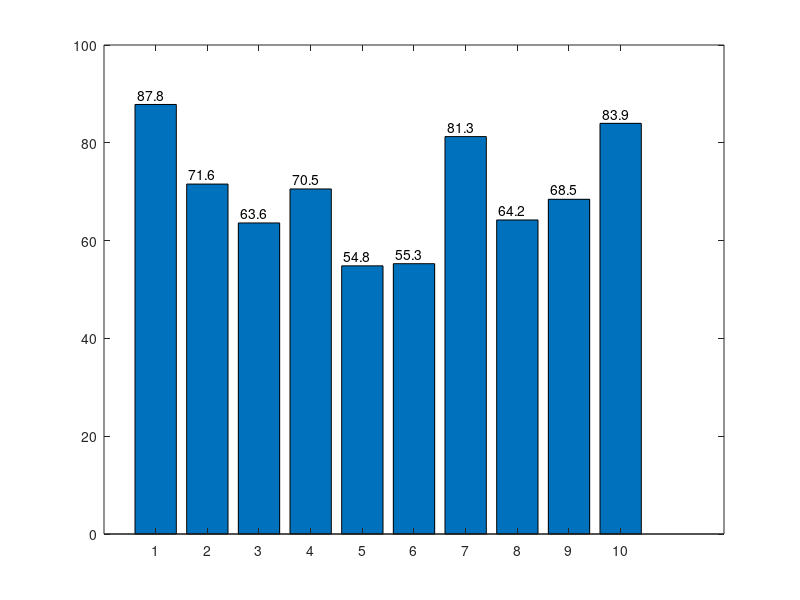

Recreate this plot in MATLAB. (Note: this script raises an error after producing the figure.)
% iOS
x=[1 2 3 4 5 6 7 8 9 10];
y=[87.84 71.56 63.61 70.56 54.84 55.28 81.27 64.22 68.45 83.98];

b = bar(x,y);

text(x(1)-0.36,y(1)+2,'87.8');
text(x(2)-0.36,y(2)+2,'71.6');
text(x(3)-0.36,y(3)+2,'63.6');
text(x(4)-0.36,y(4)+2,'70.5');
text(x(5)-0.36,y(5)+2,'54.8');
text(x(6)-0.36,y(6)+2,'55.3');
text(x(7)-0.36,y(7)+2,'81.3');
text(x(8)-0.36,y(8)+2,'64.2');
text(x(9)-0.36,y(9)+2,'68.5');
text(x(10)-0.36,y(10)+2,'83.9');


b.FaceColor = [0.6 0.6 0.6];
ylabel('Prediction Accuracy/%');
xlabel('Key');
set(gca,'xticklabel',{'1','2','3','4','5','6','7','8','9','0'});
